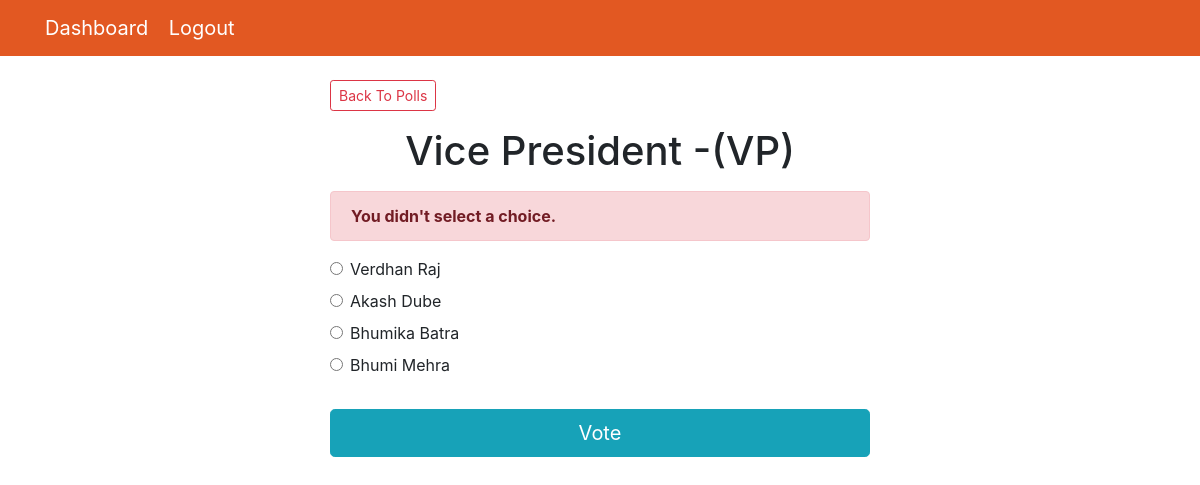
The app's page /polls/3/vote/ (signed in) with its own data.
### polls/models.py (models this page shows, shortened)
class Question(models.Model):
    question_text = models.CharField(max_length=200)
    pub_date = models.DateTimeField('date published')

class Choice(models.Model):
    question = models.ForeignKey(Question, on_delete=models.CASCADE)
    choice_text = models.CharField(max_length=200)
    votes = models.IntegerField(default=0)

### polls/views.py (the view)
# urls.py: path('<int:question_id>/vote/', views.vote, name='vote'),
@login_required
def vote(request, question_id):
    question = get_object_or_404(Question, pk=question_id)
    try:
        selected_choice = question.choice_set.get(pk=request.POST['choice'])
    except (KeyError, Choice.DoesNotExist):
        return render(request, 'polls/detail.html', {
            'question': question,
            'error_message': "You didn't select a choice.",
        })
    else:
        selected_choice.votes += 1
        selected_choice.save()
        return HttpResponseRedirect(reverse('polls:results', args=(question.id,)))

### templates/polls/detail.html (shortened to what this page needs)
{% extends 'base1.html' %}
{% block content %}
<a class="btn btn-outline-danger btn-sm mb-3" href="{% url 'polls:index' %}">Back To Polls</a>
<h1 class="text-center mb-3">{{ question.question_text }}</h1>
{% if error_message %}
<p class="alert alert-danger">
	<strong>{{ error_message }}</strong>
</p>
{% endif %}
<form action="{% url 'polls:vote' question.id %}" method="post">
	{% for choice in question.choice_set.all %}
		<div class="form-check">
			<input
				type="radio"
				name="choice"
				class="form-check-input"
				id="choice{{ forloop.counter }}"
				value="{{ choice.id }}"
			/>
			<label for="choice{{ forloop.counter }}">{{ choice.choice_text }}</label
			>
		</div>
	{% endfor %}
	<input type="submit" value="Vote" class="btn btn-info btn-lg btn-block mt-4" />
</form>
{% endblock %}

### records on screen
Question: question_text "Vice President -(VP)"
Choice: choice_text "Verdhan Raj"
Choice: choice_text "Akash Dube"
Choice: choice_text "Bhumika Batra"
Choice: choice_text "Bhumi Mehra"

### other values on screen
{{ error_message }} "You didn't select a choice."
